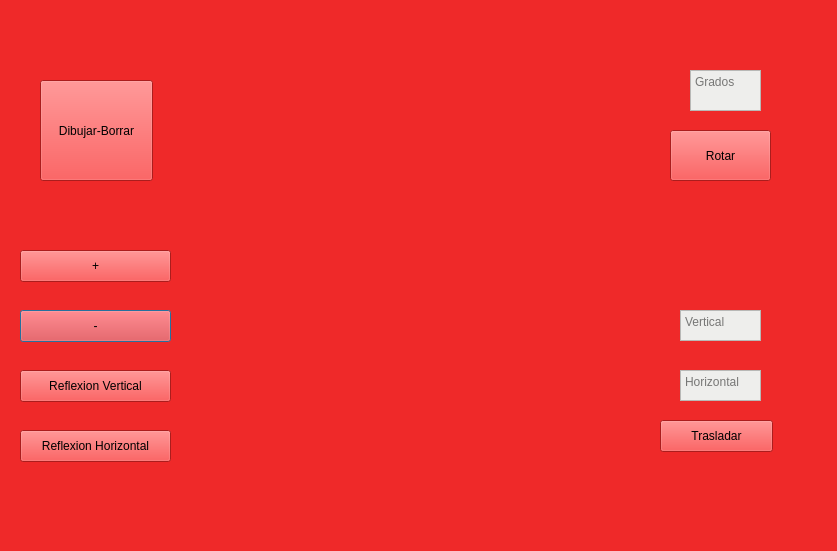
<?xml version="1.0" encoding="UTF-8"?>
<ui version="4.0">
 <class>cubo</class>
 <widget class="QDialog" name="cubo">
  <property name="geometry">
   <rect>
    <x>0</x>
    <y>0</y>
    <width>837</width>
    <height>551</height>
   </rect>
  </property>
  <property name="windowTitle">
   <string>Cubo</string>
  </property>
  <property name="styleSheet">
   <string notr="true">background-color: rgb(239, 41, 41);</string>
  </property>
  <widget class="QPushButton" name="pushButton_5">
   <property name="geometry">
    <rect>
     <x>20</x>
     <y>310</y>
     <width>151</width>
     <height>32</height>
    </rect>
   </property>
   <property name="text">
    <string>-</string>
   </property>
  </widget>
  <widget class="QPushButton" name="pushButton">
   <property name="enabled">
    <bool>true</bool>
   </property>
   <property name="geometry">
    <rect>
     <x>40</x>
     <y>80</y>
     <width>113</width>
     <height>101</height>
    </rect>
   </property>
   <property name="text">
    <string>Dibujar-Borrar</string>
   </property>
  </widget>
  <widget class="QPushButton" name="pushButton_4">
   <property name="geometry">
    <rect>
     <x>20</x>
     <y>250</y>
     <width>151</width>
     <height>32</height>
    </rect>
   </property>
   <property name="text">
    <string>+</string>
   </property>
  </widget>
  <widget class="QPushButton" name="pushButton_7">
   <property name="geometry">
    <rect>
     <x>20</x>
     <y>370</y>
     <width>151</width>
     <height>32</height>
    </rect>
   </property>
   <property name="text">
    <string>Reflexion Vertical</string>
   </property>
  </widget>
  <widget class="QTextEdit" name="boxXinicio">
   <property name="geometry">
    <rect>
     <x>680</x>
     <y>370</y>
     <width>81</width>
     <height>31</height>
    </rect>
   </property>
   <property name="styleSheet">
    <string notr="true">background-color: rgb(238, 238, 236);</string>
   </property>
   <property name="placeholderText">
    <string>Horizontal</string>
   </property>
  </widget>
  <widget class="QPushButton" name="pushButton_3">
   <property name="geometry">
    <rect>
     <x>670</x>
     <y>130</y>
     <width>101</width>
     <height>51</height>
    </rect>
   </property>
   <property name="text">
    <string>Rotar</string>
   </property>
  </widget>
  <widget class="QPushButton" name="pushButton_2">
   <property name="geometry">
    <rect>
     <x>660</x>
     <y>420</y>
     <width>113</width>
     <height>32</height>
    </rect>
   </property>
   <property name="text">
    <string>Trasladar</string>
   </property>
  </widget>
  <widget class="QPushButton" name="pushButton_6">
   <property name="geometry">
    <rect>
     <x>20</x>
     <y>430</y>
     <width>151</width>
     <height>32</height>
    </rect>
   </property>
   <property name="text">
    <string>Reflexion Horizontal</string>
   </property>
  </widget>
  <widget class="QTextEdit" name="boxGrados">
   <property name="geometry">
    <rect>
     <x>690</x>
     <y>70</y>
     <width>71</width>
     <height>41</height>
    </rect>
   </property>
   <property name="styleSheet">
    <string notr="true">
background-color: rgb(238, 238, 236);</string>
   </property>
   <property name="placeholderText">
    <string>Grados</string>
   </property>
  </widget>
  <widget class="QTextEdit" name="boxYinicio">
   <property name="geometry">
    <rect>
     <x>680</x>
     <y>310</y>
     <width>81</width>
     <height>31</height>
    </rect>
   </property>
   <property name="styleSheet">
    <string notr="true">alternate-background-color: rgb(238, 238, 236);
background-color: rgb(238, 238, 236);</string>
   </property>
   <property name="placeholderText">
    <string>Vertical</string>
   </property>
  </widget>
 </widget>
 <resources/>
 <connections/>
</ui>
